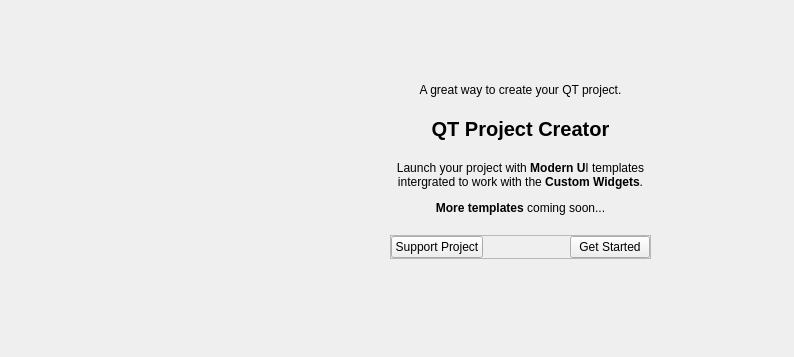
             <widget class="QWidget" name="scrollAreaWidgetContents">
              <property name="geometry">
               <rect>
                <x>0</x>
                <y>0</y>
                <width>794</width>
                <height>357</height>
               </rect>
              </property>
              <widget class="QWidget" name="widget" native="true">
               <property name="geometry">
                <rect>
                 <x>290</x>
                 <y>20</y>
                 <width>411</width>
                 <height>301</height>
                </rect>
               </property>
               <property name="minimumSize">
                <size>
                 <width>411</width>
                 <height>301</height>
                </size>
               </property>
               <property name="maximumSize">
                <size>
                 <width>411</width>
                 <height>301</height>
                </size>
               </property>
               <layout class="QVBoxLayout" name="verticalLayout_4">
                <property name="spacing">
                 <number>20</number>
                </property>
                <property name="leftMargin">
                 <number>100</number>
                </property>
                <property name="rightMargin">
                 <number>50</number>
                </property>
                <item>
                 <spacer name="verticalSpacer">
                  <property name="orientation">
                   <enum>Qt::Vertical</enum>
                  </property>
                  <property name="sizeHint" stdset="0">
                   <size>
                    <width>20</width>
                    <height>40</height>
                   </size>
                  </property>
                 </spacer>
                </item>
                <item>
                 <widget class="QLabel" name="label_4">
                  <property name="font">
                   <font>
                    <family>Segoe UI</family>
                   </font>
                  </property>
                  <property name="text">
                   <string>A great way to create your QT project.</string>
                  </property>
                  <property name="alignment">
                   <set>Qt::AlignCenter</set>
                  </property>
                  <property name="wordWrap">
                   <bool>true</bool>
                  </property>
                 </widget>
                </item>
                <item>
                 <widget class="QLabel" name="label_5">
                  <property name="font">
                   <font>
                    <pointsize>15</pointsize>
                    <bold>true</bold>
                   </font>
                  </property>
                  <property name="text">
                   <string>QT Project Creator</string>
                  </property>
                  <property name="alignment">
                   <set>Qt::AlignCenter</set>
                  </property>
                  <property name="wordWrap">
                   <bool>true</bool>
                  </property>
                 </widget>
                </item>
                <item>
                 <widget class="QLabel" name="label_6">
                  <property name="font">
                   <font>
                    <family>Segoe UI</family>
                   </font>
                  </property>
                  <property name="text">
                   <string>&lt;html&gt;&lt;head/&gt;&lt;body&gt;&lt;p&gt;Launch your project with&lt;span style=&quot; font-weight:600;&quot;&gt; Modern U&lt;/span&gt;I templates intergrated to work with the&lt;span style=&quot; font-weight:600;&quot;&gt; Custom Widgets&lt;/span&gt;.&lt;/p&gt;&lt;p&gt;&lt;span style=&quot; font-weight:600;&quot;&gt;More templates&lt;/span&gt; coming soon...&lt;/p&gt;&lt;/body&gt;&lt;/html&gt;</string>
                  </property>
                  <property name="textFormat">
                   <enum>Qt::RichText</enum>
                  </property>
                  <property name="alignment">
                   <set>Qt::AlignCenter</set>
                  </property>
                  <property name="wordWrap">
                   <bool>true</bool>
                  </property>
                 </widget>
                </item>
                <item>
                 <widget class="QFrame" name="frame_5">
                  <property name="frameShape">
                   <enum>QFrame::StyledPanel</enum>
                  </property>
                  <property name="frameShadow">
                   <enum>QFrame::Raised</enum>
                  </property>
                  <layout class="QHBoxLayout" name="horizontalLayout_9">
                   <property name="leftMargin">
                    <number>0</number>
                   </property>
                   <property name="topMargin">
                    <number>0</number>
                   </property>
                   <property name="rightMargin">
                    <number>0</number>
                   </property>
                   <property name="bottomMargin">
                    <number>0</number>
                   </property>
                   <item alignment="Qt::AlignLeft">
                    <widget class="QPushButton" name="supportBtn">
                     <property name="text">
                      <string>Support Project</string>
                     </property>
                     <property name="icon">
                      <iconset resource="QSS/QSS_Resources.qrc">
                       <normaloff>:/icons/Icons/dollar-sign.png</normaloff>:/icons/Icons/dollar-sign.png</iconset>
                     </property>
                     <property name="iconSize">
                      <size>
                       <width>20</width>
                       <height>20</height>
                      </size>
                     </property>
                    </widget>
                   </item>
                   <item alignment="Qt::AlignRight">
                    <widget class="QPushButton" name="getStartedBtn">
                     <property name="text">
                      <string>Get Started</string>
                     </property>
                     <property name="icon">
                      <iconset resource="QSS/QSS_Resources.qrc">
                       <normaloff>:/icons/Icons/tool.png</normaloff>:/icons/Icons/tool.png</iconset>
                     </property>
                     <property name="iconSize">
                      <size>
                       <width>20</width>
                       <height>20</height>
                      </size>
                     </property>
                    </widget>
                   </item>
                  </layout>
                 </widget>
                </item>
                <item>
                 <spacer name="verticalSpacer_2">
                  <property name="orientation">
                   <enum>Qt::Vertical</enum>
                  </property>
                  <property name="sizeHint" stdset="0">
                   <size>
                    <width>20</width>
                    <height>40</height>
                   </size>
                  </property>
                 </spacer>
                </item>
               </layout>
              </widget>
              <widget class="QLabel" name="label_3">
               <property name="geometry">
                <rect>
                 <x>20</x>
                 <y>0</y>
                 <width>350</width>
                 <height>350</height>
                </rect>
               </property>
               <property name="minimumSize">
                <size>
                 <width>350</width>
                 <height>350</height>
                </size>
               </property>
               <property name="maximumSize">
                <size>
                 <width>350</width>
                 <height>350</height>
                </size>
               </property>
               <property name="text">
                <string/>
               </property>
               <property name="pixmap">
                <pixmap resource="QSS/QSS_Resources.qrc">:/images/images/logo.png</pixmap>
               </property>
               <property name="scaledContents">
                <bool>true</bool>
               </property>
              </widget>
              <zorder>label_3</zorder>
              <zorder>widget</zorder>
             </widget>
